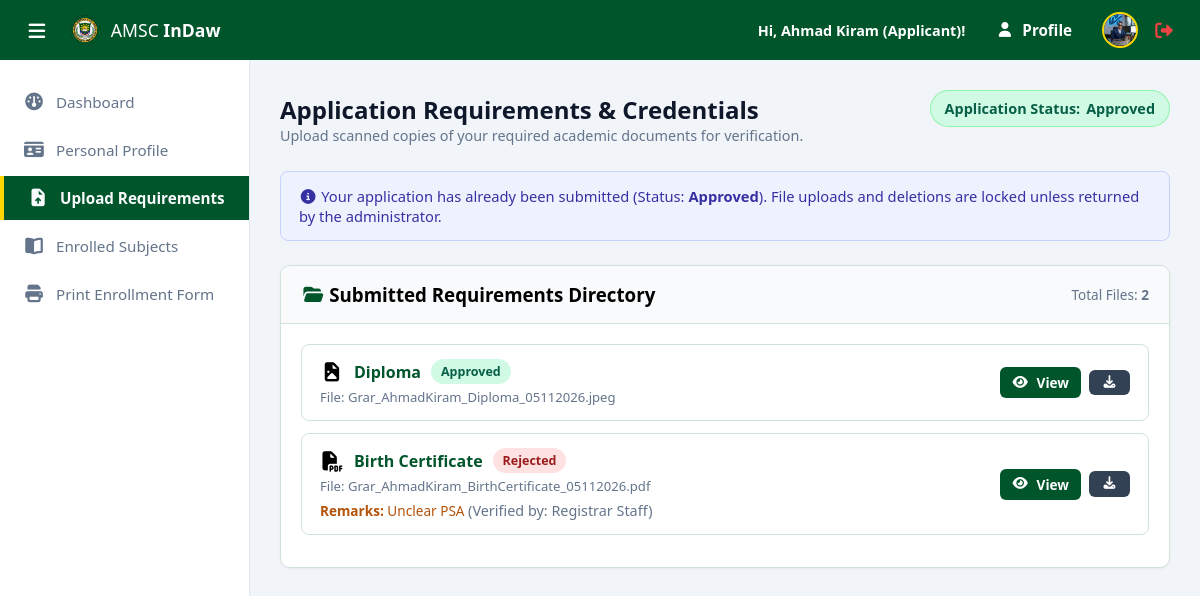
/applicant/documents.php (signed in), run on the app's committed database.
### tables this page shows
CREATE TABLE `applicants` (
  `ApplicantID` int(11) NOT NULL,
  `UserID` int(11) NOT NULL,
  `ApplicationNumber` varchar(30) NOT NULL,
  `FirstName` varchar(50) NOT NULL,
  `MiddleName` varchar(50) DEFAULT NULL,
  `LastName` varchar(50) NOT NULL,
  `ExtName` enum('Jr.','Sr.','II','III','IV','V','VI') DEFAULT NULL,
  `Gender` enum('Male','Female') NOT NULL,
  `BirthDate` date NOT NULL,
  `ContactNumber` varchar(20) NOT NULL,
  `Address` text NOT NULL,
  `PreferredProgramID_1` int(11) NOT NULL,
  `PreferredProgramID_2` int(11) DEFAULT NULL,
  `PreferredProgramID_3` int(11) DEFAULT NULL,
  `ApplicationStatus` enum('Pending','Under Review','Approved','Rejected') DEFAULT 'Pending',
  `SubmittedAt` timestamp NOT NULL DEFAULT current_timestamp(),
  `ProfilePicture` varchar(255) DEFAULT NULL,
  `UpdatedAt` timestamp NOT NULL DEFAULT current_timestamp() ON UPDATE current_timestamp()
);

CREATE TABLE `applicant_documents` (
  `DocumentID` int(11) NOT NULL,
  `ApplicantID` int(11) NOT NULL,
  `DocumentType` varchar(100) NOT NULL,
  `FilePath` varchar(255) NOT NULL,
  `VerificationStatus` enum('Pending','Approved','Rejected') DEFAULT 'Pending',
  `Remarks` varchar(255) DEFAULT NULL,
  `UploadedAt` timestamp NOT NULL DEFAULT current_timestamp(),
  `UpdatedAt` timestamp NOT NULL DEFAULT current_timestamp() ON UPDATE current_timestamp(),
  `VerifiedBy` int(11) DEFAULT NULL
);

### config/session_check.php (called while the page is built, shortened)
<?php
$userID = $_SESSION['user_id'];
$module = $_SESSION['module'];
$defaultProfilePhoto = "/amsc_indaw/assets/images/defaults/default-photo.avif";
$userInfo = array();
try {
    if ($module === 'admin') {
        $adminSql = "SELECT * FROM staff_members WHERE UserID = ? LIMIT 1";
        $adminStmt = mysqli_prepare($conn, $adminSql);
        if (!$adminStmt) {
            throw new Exception("Prepared statement error (fetching admin info): " . mysqli_error($conn));
        }
        mysqli_stmt_bind_param($adminStmt, 'i', $userID);
        if (!mysqli_stmt_execute($adminStmt)) {
            throw new Exception("Statement execution error (fetching admin info): " . mysqli_stmt_error($adminStmt));
        }
        $adminResult = mysqli_stmt_get_result($adminStmt);
        $userInfo = mysqli_fetch_assoc($adminResult);
    } else if ($module === 'applicant') {
        $applicantSql = "SELECT * FROM applicants WHERE UserID = ? LIMIT 1";
        $applicantStmt = mysqli_prepare($conn, $applicantSql);
        mysqli_stmt_bind_param($applicantStmt, 'i', $userID);
        if (!mysqli_stmt_execute($applicantStmt)) {
            throw new Exception("Statement execution error (fetching applicant info): " . mysqli_stmt_error($applicantStmt));
        }
        $applicantResult = mysqli_stmt_get_result($applicantStmt);
        $userInfo = mysqli_fetch_assoc($applicantResult);
    }
} catch (Exception $e) {
    $msg = $e->getMessage();
    redirectWithMessage('error', $msg, 'dashboard?');
}
$userProfilePicture = isset($userInfo['ProfilePicture']) ? '/amsc_indaw/assets/uploads/profiles/' . $userInfo['ProfilePicture'] : $defaultProfilePhoto;
$userFirstName = $userInfo['FirstName'] ?? 'User';
?>

### applicant/documents.php (the view, shortened to what this page needs)
<?php
require_once '../config/db.php';
require_once '../config/session_check.php';
$applicantID = $userInfo['ApplicantID'] ?? 0;
$documentTypes = [
    "Alien Certificate of Registration",
    "Birth Certificate",
    "Certificate of Good Moral",
    "Certificate of Graduation",
    "Certificate of Indigency",
    "Certificate of Transfer Credential",
    "College Admission Test",
    "Course description / syllabi (for crediting)",
    "Diploma",
    "English Proficiency Test results",
    "Honorable Dismissal",
    "Income Tax Return (ITR) of parents",
    "Letters of Recommendation",
    "National Career Assessment Examination (NCAE) results",
    "Official Transcript of Records",
    "Others",
    "Senior High School Report Card",
    "Senior High School Transcript of Records (Form 137 / SF 10)",
    "Student Visa / Permit"
];
$documentsList = [];
$docRes = mysqli_query($conn, "
    SELECT d.*, u.Username AS VerifierName
    FROM applicant_documents d
    LEFT JOIN users u ON d.VerifiedBy = u.ID
    WHERE d.ApplicantID = $applicantID
    ORDER BY d.DocumentID DESC
");
while ($dRow = mysqli_fetch_assoc($docRes)) {
    $documentsList[] = $dRow;
}
$appStatus = $userInfo['ApplicationStatus'] ?? 'Pending';
?>
<!DOCTYPE html>
<html lang="en">
<head>
    <?php include "../includes/head.php"; ?>
</head>
<body class="dashboard-body">
    <?php include '../includes/header.php'; ?>
    <div class="dashboard-wrapper">
        <?php include '../includes/sidebar.php'; ?>
        <main class="dashboard-content">
            <div class="content-header">
                <div>
                    <h2>Application Requirements & Credentials</h2>
                    <p class="text-muted">Upload scanned copies of your required academic documents for verification.</p>
                </div>
                <div>
                    <?php if ($appStatus === 'Pending'): ?>
                        <form action="documents" method="POST" onsubmit="return confirmSubmitApplication();" style="display:inline;">
                            <input type="hidden" name="action" value="submit_application">
                            <button type="submit" class="btn btn-primary">
                                <i class="fa-solid fa-paper-plane"></i> Submit Application
                            </button>
                        </form>
                    <?php else: ?>
                        <span class="badge badge-approved" style="font-size: 0.9rem; padding: 8px 14px;">
                            Application Status: <strong><?= htmlspecialchars($appStatus) ?></strong>
                        </span>
                    <?php endif; ?>
                </div>
            </div>
            <div class="docs-container">
                <?php if ($appStatus === 'Pending'): ?>
                <div class="doc-card">
                    <div class="doc-card-header">
                        <h3><i class="fa-solid fa-cloud-arrow-up" style="color: var(--primary);"></i> Upload Requirement</h3>
                    </div>
                    <div class="doc-card-body">
                        <form action="documents" method="POST" enctype="multipart/form-data" novalidate>
                            <input type="hidden" name="action" value="upload_document">
                            <div class="form-row" style="display: grid; grid-template-columns: 1fr 1fr; gap: 20px; margin-bottom: 15px;">
                                <div class="form-group">
                                    <label for="document_type">Document Type <span class="required">*</span></label>
                                    <select id="document_type" name="document_type" class="form-control" required onchange="toggleCustomInput(this.value)">
                                        <option value="">-- Select Document Type --</option>
                                        <?php foreach ($documentTypes as $type): ?>
                                            <option value="<?= htmlspecialchars($type) ?>"><?= htmlspecialchars($type) ?></option>
                                        <?php endforeach; ?>
                                    </select>
                                </div>
                                <div class="form-group" id="customTypeGroup" style="display: none;">
                                    <label for="custom_document_type">Specify Other Document <span class="required">*</span></label>
                                    <input type="text" id="custom_document_type" name="custom_document_type" class="form-control" placeholder="Enter document title...">
                                </div>
                                <div class="form-group">
                                    <label for="document_file">Select File (Image or PDF, Max 5MB) <span class="required">*</span></label>
                                    <input type="file" id="document_file" name="document_file" accept=".pdf,image/jpeg,image/png,image/webp" class="form-control" required>
                                </div>
                            </div>
                            <div style="display: flex; justify-content: flex-end;">
                                <button type="submit" class="btn btn-primary btn-sm">
                                    <i class="fa-solid fa-upload"></i> Upload Document
                                </button>
                            </div>
                        </form>
                    </div>
                </div>
                <?php else: ?>
                    <div style="background: #eef2ff; border: 1px solid #c7d2fe; color: #3730a3; padding: 14px 18px; border-radius: 8px; font-size: 0.92rem;">
                        <i class="fa-solid fa-circle-info"></i> Your application has already been submitted (Status: <strong><?= htmlspecialchars($appStatus) ?></strong>). File uploads and deletions are locked unless returned by the administrator.
                    </div>
                <?php endif; ?>
                <div class="doc-card">
                    <div class="doc-card-header">
                        <h3><i class="fa-solid fa-folder-open" style="color: var(--primary);"></i> Submitted Requirements Directory</h3>
                        <span class="text-muted" style="font-size: 0.85rem;">Total Files: <strong><?= count($documentsList) ?></strong></span>
                    </div>
                    <div class="doc-card-body">
                        <?php if (!empty($documentsList)): ?>
                            <?php foreach ($documentsList as $doc): ?>
                                <?php
                                    $isPdf = strtolower(pathinfo($doc['FilePath'], PATHINFO_EXTENSION)) === 'pdf';
                                    $fileUrl = '../assets/uploads/documents/' . htmlspecialchars($doc['FilePath']);
                                    $status = $doc['VerificationStatus'] ?? 'Pending';
                                    $badgeClass = 'badge-pending';
                                    if ($status === 'Approved') $badgeClass = 'badge-approved';
                                    elseif ($status === 'Rejected') $badgeClass = 'badge-rejected';
                                ?>
                                <div class="uploaded-item">
                                    <div style="flex: 1; min-width: 250px;">
                                        <div style="display: flex; align-items: center; gap: 10px; margin-bottom: 4px;">
                                            <i class="fa-solid <?= $isPdf ? 'fa-file-pdf text-danger' : 'fa-file-image text-primary' ?>" style="font-size: 1.2rem;"></i>
                                            <strong style="font-size: 1rem; color: var(--primary);"><?= htmlspecialchars($doc['DocumentType']) ?></strong>
                                            <span class="<?= $badgeClass ?>"><?= htmlspecialchars($status) ?></span>
                                        </div>
                                        <span class="text-muted" style="font-size: 0.82rem; display: block; word-break: break-all;">File: <?= htmlspecialchars($doc['FilePath']) ?></span>
                                        <?php if (!empty($doc['Remarks'])): ?>
                                            <p style="margin: 6px 0 0 0; font-size: 0.85rem; color: #b45309;"><strong>Remarks:</strong> <?= htmlspecialchars($doc['Remarks']) ?> <small class="text-muted">(Verified by: <?= htmlspecialchars($doc['VerifierName'] ?? 'Registrar Staff') ?>)</small></p>
                                        <?php endif; ?>
                                    </div>
                                    <div style="display: flex; gap: 8px; align-items: center; flex-wrap: wrap;">
                                        <button type="button" class="btn btn-primary btn-sm" onclick="openDocViewerModal('<?= htmlspecialchars($doc['DocumentType'], ENT_QUOTES) ?>', '<?= $fileUrl ?>', <?= $isPdf ? 'true' : 'false' ?>)">
                                            <i class="fa-solid fa-eye"></i> View
                                        </button>
                                        <a href="<?= $fileUrl ?>" download class="btn btn-secondary btn-sm" style="text-decoration: none;">
                                            <i class="fa-solid fa-download"></i>
                                        </a>
                                    </div>
                                </div>
                            <?php endforeach; ?>
                        <?php else: ?>
                            <p class="text-muted" style="text-align: center; padding: 30px; margin: 0;">No documents uploaded yet.</p>
                        <?php endif; ?>
                    </div>
                </div>
            </div>
        </main>
    </div>
</body>
</html>

### includes/header.php (shortened to what this page needs)
<header class="topbar">
    <div class="topbar-left">
        <button id="sidebarToggle" class="btn-icon">
            <i class="fa-solid fa-bars"></i>
        </button>
        <div class="topbar-brand">
            <img src="/amsc_indaw/assets/images/site/amsc.webp" alt="AMSC Logo" class="topbar-logo" onerror="this.style.display='none'">
            <span>AMSC <strong>InDaw</strong></span>
        </div>
    </div>
    <div class="topbar-right">
        <div class="user-profile-menu">
            <span class="user-name">Hi, <?= !empty($userFirstName) ? $userFirstName : 'User' ?> (<?= $module === 'admin' ? 'Admin' : 'Applicant' ?>)!</span>
            <a href="profile" class="btn btn-primary"><i class="fa-solid fa-user"></i> Profile</a>
            <img src="<?= $userProfilePicture ?>" alt="Profile" class="user-avatar">
            <a href="/amsc_indaw/logout" class="btn-logout" title="Logout">
                <i class="fa-solid fa-right-from-bracket"></i>
            </a>
        </div>
    </div>
</header>

### data on the page
applicants: FirstName "Ahmad Kiram", ProfilePicture (picture), ApplicationStatus "Approved"
applicant_documents: DocumentType "Diploma", VerificationStatus "Approved", FilePath "Grar_AhmadKiram_Diploma_05112026.jpeg"
applicant_documents: DocumentType "Birth Certificate", VerificationStatus "Rejected", FilePath "Grar_AhmadKiram_BirthCertificate_05112026.pdf", Remarks "Unclear PSA", VerifierName "Registrar Staff"

### other printed values
count($documentsList) "2"
